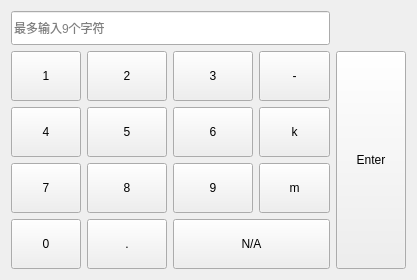
<?xml version="1.0" encoding="UTF-8"?>
<ui version="4.0">
 <class>digitKey</class>
 <widget class="QWidget" name="digitKey">
  <property name="geometry">
   <rect>
    <x>0</x>
    <y>0</y>
    <width>417</width>
    <height>280</height>
   </rect>
  </property>
  <property name="sizePolicy">
   <sizepolicy hsizetype="Expanding" vsizetype="Expanding">
    <horstretch>0</horstretch>
    <verstretch>0</verstretch>
   </sizepolicy>
  </property>
  <property name="minimumSize">
   <size>
    <width>0</width>
    <height>0</height>
   </size>
  </property>
  <property name="windowTitle">
   <string>Form</string>
  </property>
  <layout class="QGridLayout" name="gridLayout" rowstretch="1,1,1,1,1" columnstretch="1,1,1,1,1">
   <item row="0" column="0" colspan="4">
    <widget class="QLineEdit" name="lineEdit">
     <property name="sizePolicy">
      <sizepolicy hsizetype="Expanding" vsizetype="Expanding">
       <horstretch>0</horstretch>
       <verstretch>0</verstretch>
      </sizepolicy>
     </property>
     <property name="maxLength">
      <number>9</number>
     </property>
     <property name="placeholderText">
      <string>最多输入9个字符</string>
     </property>
    </widget>
   </item>
   <item row="0" column="4">
    <widget class="QPushButton" name="pushButton_Cancle">
     <property name="sizePolicy">
      <sizepolicy hsizetype="Preferred" vsizetype="Preferred">
       <horstretch>0</horstretch>
       <verstretch>0</verstretch>
      </sizepolicy>
     </property>
     <property name="text">
      <string/>
     </property>
     <property name="icon">
      <iconset>
       <normaloff>resources/icon/buttons/backspace.png</normaloff>resources/icon/buttons/backspace.png</iconset>
     </property>
     <property name="iconSize">
      <size>
       <width>60</width>
       <height>30</height>
      </size>
     </property>
     <property name="flat">
      <bool>true</bool>
     </property>
    </widget>
   </item>
   <item row="1" column="0">
    <widget class="QPushButton" name="pushButton_1">
     <property name="sizePolicy">
      <sizepolicy hsizetype="Expanding" vsizetype="Expanding">
       <horstretch>0</horstretch>
       <verstretch>0</verstretch>
      </sizepolicy>
     </property>
     <property name="minimumSize">
      <size>
       <width>50</width>
       <height>50</height>
      </size>
     </property>
     <property name="text">
      <string>1</string>
     </property>
    </widget>
   </item>
   <item row="1" column="1">
    <widget class="QPushButton" name="pushButton_2">
     <property name="sizePolicy">
      <sizepolicy hsizetype="Expanding" vsizetype="Expanding">
       <horstretch>0</horstretch>
       <verstretch>0</verstretch>
      </sizepolicy>
     </property>
     <property name="minimumSize">
      <size>
       <width>50</width>
       <height>0</height>
      </size>
     </property>
     <property name="text">
      <string>2</string>
     </property>
    </widget>
   </item>
   <item row="1" column="2">
    <widget class="QPushButton" name="pushButton_3">
     <property name="sizePolicy">
      <sizepolicy hsizetype="Expanding" vsizetype="Expanding">
       <horstretch>0</horstretch>
       <verstretch>0</verstretch>
      </sizepolicy>
     </property>
     <property name="minimumSize">
      <size>
       <width>50</width>
       <height>0</height>
      </size>
     </property>
     <property name="text">
      <string>3</string>
     </property>
    </widget>
   </item>
   <item row="1" column="3">
    <widget class="QPushButton" name="pushButton_13">
     <property name="sizePolicy">
      <sizepolicy hsizetype="Expanding" vsizetype="Expanding">
       <horstretch>0</horstretch>
       <verstretch>0</verstretch>
      </sizepolicy>
     </property>
     <property name="minimumSize">
      <size>
       <width>50</width>
       <height>0</height>
      </size>
     </property>
     <property name="text">
      <string>-</string>
     </property>
    </widget>
   </item>
   <item row="2" column="0">
    <widget class="QPushButton" name="pushButton_4">
     <property name="sizePolicy">
      <sizepolicy hsizetype="Expanding" vsizetype="Expanding">
       <horstretch>0</horstretch>
       <verstretch>0</verstretch>
      </sizepolicy>
     </property>
     <property name="minimumSize">
      <size>
       <width>50</width>
       <height>50</height>
      </size>
     </property>
     <property name="text">
      <string>4</string>
     </property>
    </widget>
   </item>
   <item row="2" column="1">
    <widget class="QPushButton" name="pushButton_5">
     <property name="sizePolicy">
      <sizepolicy hsizetype="Expanding" vsizetype="Expanding">
       <horstretch>0</horstretch>
       <verstretch>0</verstretch>
      </sizepolicy>
     </property>
     <property name="minimumSize">
      <size>
       <width>0</width>
       <height>50</height>
      </size>
     </property>
     <property name="text">
      <string>5</string>
     </property>
    </widget>
   </item>
   <item row="2" column="2">
    <widget class="QPushButton" name="pushButton_6">
     <property name="sizePolicy">
      <sizepolicy hsizetype="Preferred" vsizetype="Preferred">
       <horstretch>0</horstretch>
       <verstretch>0</verstretch>
      </sizepolicy>
     </property>
     <property name="text">
      <string>6</string>
     </property>
    </widget>
   </item>
   <item row="2" column="3">
    <widget class="QPushButton" name="pushButton_12">
     <property name="sizePolicy">
      <sizepolicy hsizetype="Preferred" vsizetype="Preferred">
       <horstretch>0</horstretch>
       <verstretch>0</verstretch>
      </sizepolicy>
     </property>
     <property name="minimumSize">
      <size>
       <width>50</width>
       <height>0</height>
      </size>
     </property>
     <property name="text">
      <string>k</string>
     </property>
    </widget>
   </item>
   <item row="3" column="0">
    <widget class="QPushButton" name="pushButton_7">
     <property name="sizePolicy">
      <sizepolicy hsizetype="Preferred" vsizetype="Preferred">
       <horstretch>0</horstretch>
       <verstretch>0</verstretch>
      </sizepolicy>
     </property>
     <property name="minimumSize">
      <size>
       <width>50</width>
       <height>50</height>
      </size>
     </property>
     <property name="text">
      <string>7</string>
     </property>
    </widget>
   </item>
   <item row="3" column="1">
    <widget class="QPushButton" name="pushButton_8">
     <property name="sizePolicy">
      <sizepolicy hsizetype="Preferred" vsizetype="Preferred">
       <horstretch>0</horstretch>
       <verstretch>0</verstretch>
      </sizepolicy>
     </property>
     <property name="text">
      <string>8</string>
     </property>
    </widget>
   </item>
   <item row="3" column="2">
    <widget class="QPushButton" name="pushButton_9">
     <property name="sizePolicy">
      <sizepolicy hsizetype="Expanding" vsizetype="Expanding">
       <horstretch>0</horstretch>
       <verstretch>0</verstretch>
      </sizepolicy>
     </property>
     <property name="minimumSize">
      <size>
       <width>0</width>
       <height>50</height>
      </size>
     </property>
     <property name="text">
      <string>9</string>
     </property>
    </widget>
   </item>
   <item row="3" column="3">
    <widget class="QPushButton" name="pushButton_14">
     <property name="sizePolicy">
      <sizepolicy hsizetype="Preferred" vsizetype="Preferred">
       <horstretch>0</horstretch>
       <verstretch>0</verstretch>
      </sizepolicy>
     </property>
     <property name="minimumSize">
      <size>
       <width>50</width>
       <height>0</height>
      </size>
     </property>
     <property name="text">
      <string>m</string>
     </property>
    </widget>
   </item>
   <item row="4" column="0">
    <widget class="QPushButton" name="pushButton_10">
     <property name="sizePolicy">
      <sizepolicy hsizetype="Preferred" vsizetype="Preferred">
       <horstretch>0</horstretch>
       <verstretch>0</verstretch>
      </sizepolicy>
     </property>
     <property name="minimumSize">
      <size>
       <width>50</width>
       <height>50</height>
      </size>
     </property>
     <property name="text">
      <string>0</string>
     </property>
    </widget>
   </item>
   <item row="4" column="1">
    <widget class="QPushButton" name="pushButton_11">
     <property name="sizePolicy">
      <sizepolicy hsizetype="Preferred" vsizetype="Preferred">
       <horstretch>0</horstretch>
       <verstretch>0</verstretch>
      </sizepolicy>
     </property>
     <property name="text">
      <string>.</string>
     </property>
    </widget>
   </item>
   <item row="4" column="2" colspan="2">
    <widget class="QPushButton" name="pushButton_15">
     <property name="sizePolicy">
      <sizepolicy hsizetype="Preferred" vsizetype="Preferred">
       <horstretch>0</horstretch>
       <verstretch>0</verstretch>
      </sizepolicy>
     </property>
     <property name="text">
      <string>N/A</string>
     </property>
    </widget>
   </item>
   <item row="1" column="4" rowspan="4">
    <widget class="QPushButton" name="pushButton_ok">
     <property name="sizePolicy">
      <sizepolicy hsizetype="Expanding" vsizetype="Expanding">
       <horstretch>0</horstretch>
       <verstretch>0</verstretch>
      </sizepolicy>
     </property>
     <property name="minimumSize">
      <size>
       <width>50</width>
       <height>0</height>
      </size>
     </property>
     <property name="text">
      <string>Enter</string>
     </property>
    </widget>
   </item>
  </layout>
 </widget>
 <resources/>
 <connections/>
</ui>
